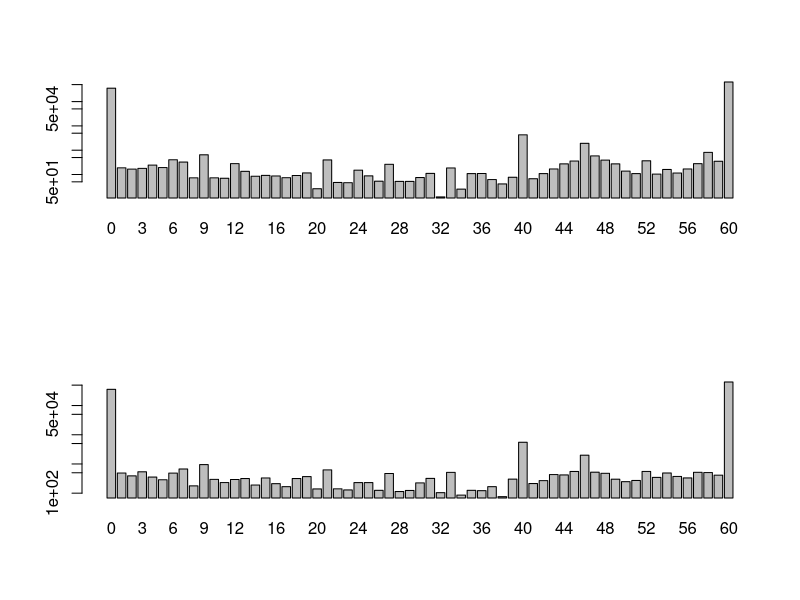
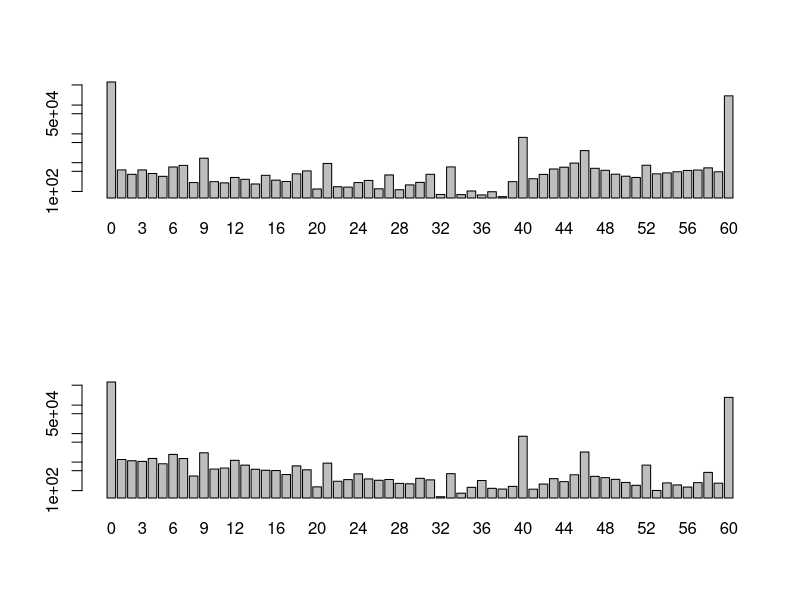

R code for these plots, in order:
#Mac MQ scores for Macref and Micref alignment 
data1=read.csv("Mac_S2_L001_tomac_MQ.txt",header=FALSE)
counts1=table(data1$V1)
mean(data1$V1)

data2=read.csv("Mac_S2_L001_tomic_MQ.txt",header=FALSE)
counts2=table(data2$V1)
mean(data2$V1)


par(mfrow=c(2,1))

barplot(counts1, log="y")
barplot(counts2, log="y")

#Mic MQ scores for Macref and Micref alignment 
data1=read.csv("Mic_S1_L001_tomic_MQ.txt",header=FALSE)
counts1=table(data1$V1)
mean(data1$V1)

data2=read.csv("Mic_S1_L001_tomac_MQ.txt",header=FALSE)
counts2=table(data2$V1)
mean(data2$V1)

par(mfrow=c(2,1))

barplot(counts1, log="y")
barplot(counts2, log="y")
